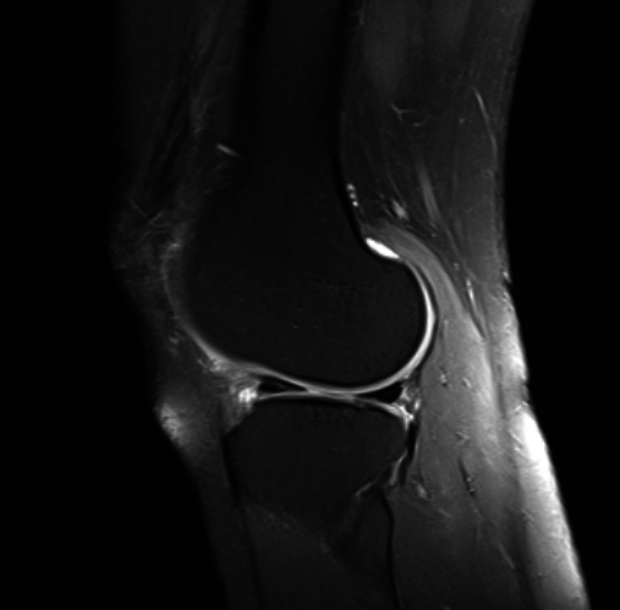
%> input picture test/5_c.png, 620 x 610 px
$ octave main_B_icom.m   (GNU Octave 9; MATLAB toolbox functions it lacks are replaced by stand-ins)
%> lines starting %> are read from the running program, lines starting %| are printed output that depends on the picture; in (x1, y1, x2, y2) boxes, pixels count from 0 and x2, y2 are one past the last pixel; in counts of white or black regions, pixels touching at a corner belong together; the program's own positions count from 1
### code_for_dicom/gray2rgb.m
function [I]=gray2rgb(Image)
[m n]=size(Image);
rgb=zeros(m,n,3);
rgb(:,:,1)=Image;
rgb(:,:,2)=rgb(:,:,1);
rgb(:,:,3)=rgb(:,:,1);
I=uint8((rgb/255)*255);
end


### FnTrackInit8.m
    function [GreenChannel,AreaTrackingWhite,AreaTrackingGray,Vs,AreaTrackingWhite2,VsModif,dilateEdge] = FnTrackInit8(LS,Property)

if(Property==1) % if the input is rgb image
  I=imresize(LS, 1);
  IG=I(:,:,2);
elseif(Property==2) % if the input is  grayscale image
  IG=LS;
elseif(Property==3) % if the input is rgb at interval [0..1]
  IG=uint8(LS*255);
end

% preprosesing
edgeRetina = edge(IG,'sobel',0.15);
% figure, imshow(edgeRetina);
se = strel('disk',5);
dilateEdge = imdilate(edgeRetina, se);

GreenChannel=IG;

% GreenChannel=adapthisteq(GreenChannel);

% IG=rgbImage;
[baris,kolom]=size(IG);
[counts,x] = imhist(IG,256);
bykPixel = baris*kolom;

% Initialization Tlow and Thigh base counting total pixel
TlowProsen = 0;
ThighProsen = 100;
jmlPixTlow = floor((TlowProsen/100)*bykPixel); % round don
jmlPixThigh = bykPixel - ceil((ThighProsen/100)*bykPixel); % round up

% count from front
jmlPix=0;
index1=1;
while(jmlPix<jmlPixTlow)
    jmlPix=jmlPix+counts(index1);
    index1=index1+1;
end
TlowI = x(index1);

% count from back
jmlPix=0;
index2=256;
while(jmlPix<jmlPixThigh)
    jmlPix=jmlPix+counts(index2);
    index2=index2-1;
end
ThighI = x(index2);

% Initialization matrix
IG_1=zeros(baris,kolom);
IG_2=IG;
IG_3=zeros(baris,kolom);

% subplot(2,4,4); imshow(IG_1); title('Chanel Vs (White)');

% Determine length of Vs
Vs=find(IG<=ThighI & IG>=TlowI); % Save index IG that satisfy find logic
elseVs1=find(IG<TlowI); % Save index IG that satisfy find logic
elseVs2=find(IG>ThighI); % Save index IG that satisfy find logic
IG_1(Vs)=IG_1(Vs)+1;

IG_2(elseVs1)=IG_2(elseVs1)*0;
IG_2(elseVs2)=IG_2(elseVs2)*0;

AreaTrackingWhite=IG_1;
AreaTrackingGray=IG_2;

VsModif=Vs;

IG_3(VsModif)=IG_3(VsModif)+1;
AreaTrackingWhite2=IG_3;

### code_for_dicom/FnTrack21.m
function [Cw Bw3 hslOp1 hslOp2 hslOp3 hslOp4 hslOp5] = FnTrack21(IG,Vs,dilateEdge,flag)

tic

[baris,kolom]=size(IG);
[m,n]=size(IG);
Cw=zeros(baris,kolom);

Ts=length(Vs);

% set value of T,k dan r
%%%%%%%%
%standard
 T=8;
% [6 lines of commented-out code are left out]
%%%%%%%%%%%%
r=1;

% Set with dynamic of W
InitScale=5;
Wstep=2;
FinScale=11;

% Set for waitbar
Counter=ceil(FinScale/InitScale)+1;
CounterLoop=0;

%hWB = waitbar(0,'Please wait...');

for W=InitScale:Wstep:FinScale
sprintf('W = %d%.3f%%',W)
w=(W-1)/2;

[MapQPikselAwal,VsBaru] = FnMapQ(IG,Vs,baris,kolom,w,T);

% Update value of confidence matrix from MapQPikselAwal
Cw(MapQPikselAwal)=Cw(MapQPikselAwal)+1;

% MapQPikselBaru called as new pixel tracking
% and VsBaru not used again, Cause already represented by process
% MapQPikselAwal
[MapQPikselBaru,VsBaru] = FnMapQ(IG,VsBaru,baris,kolom,w,T);

% Update value of confidence matrix from MapQPikselBaru
Cw(MapQPikselBaru)=Cw(MapQPikselBaru)+1;

CounterLoop=CounterLoop+1;
%waitbar(CounterLoop/Counter);

end

%close(hWB);
% delete(hWB);
t = toc/60

% map quantization
MapQ1=find(Cw>=fix(FinScale/InitScale));
MapQ2=find(Cw<fix(FinScale/InitScale));

% MapQ1=find(Cw==1);
% MapQ2=find(Cw==0);
Cw(MapQ1)=Cw(MapQ1)*0+1;
Cw(MapQ2)=Cw(MapQ2)*0;

% Save Result of line tracking
LineTracking=Cw;

Bw=Cw;

% postprosesing
%%%%%%%%%%%%%%(remove edge)%%%%%%%%%%%%%%%%%%%%%%%%%%%%%%%%%%%
BwTanpaEdge=zeros(m,n);
edgeRetinaPth = find(dilateEdge>0);
edgeRetinaHtm = find(dilateEdge<1);
BwTanpaEdge(edgeRetinaPth) = Bw(edgeRetinaPth)*0;
BwTanpaEdge(edgeRetinaHtm) = Bw(edgeRetinaHtm)*0+Bw(edgeRetinaHtm);

% -----------------(median filtering)-------------------
Bw2 = medfilt2(BwTanpaEdge);
% figure, imshow(Bw2);
% -----------------(morphological directional filtering)--
%%%%%%%%%%%angle 0 degree%%%%%%%%%%%%%%%%%%
lineln=3;
se = strel('line',lineln, 0);
hslOp1 = imopen(Bw2, se);

%%%%%%%%%%%angle 30 degree%%%%%%%%%%%%%%%%%%
se = strel('line',lineln, 30);
hslOp2 = imopen(Bw2, se);

%%%%%%%%%%%angle 60 degree%%%%%%%%%%%%%%%%%%
se = strel('line',lineln, 60);
hslOp3 = imopen(Bw2, se);

%%%%%%%%%%%angle 120 degree%%%%%%%%%%%%%%%%%%
se = strel('line',lineln, 120);
hslOp4 = imopen(Bw2, se);

%%%%%%%%%%%angle 150 degree%%%%%%%%%%%%%%%%%%
se = strel('line',lineln, 150);
hslOp5 = imopen(Bw2, se);

%%%%%%%%%%%%%OR%%%%%%%%%%%%%%%%%%%%%%%%%%%%
[brsHslOp,KolHslOp] = size(hslOp1);
hslOp = hslOp1+hslOp2+hslOp3+hslOp4+hslOp5;
% figure, imshow(hslOp);
se2 = strel('disk',2);
marker = imerode(hslOp, se2);
mask = hslOp;
Bw3 = imreconstruct(marker, mask);
%figure, imshow(Bw3);  title('Best Result Map Quantization Without Masking');

### code_for_dicom/Fnbac122cand.m
function bac1 = Fnbac122cand(IG,Vs,baris,kolom,penambahX,penambahY)

VLcalon=ones(length(Vs),1);

% convert Index to XY
[Vsx,Vsy] = Index2XY(Vs,baris);

bac1x=(VLcalon(:,1).*Vsx')+penambahX;
bac1y=(VLcalon(:,1).*Vsy')+penambahY;

% Looking Out of Index based x bac1 & y bac1
bac1xOutIndex=find(bac1x<1 | bac1x>baris);
bac1yOutIndex=find(bac1y<1 | bac1y>kolom);

% Merge Out of Index bac1xy
bac1xyOutIndex=union(bac1xOutIndex,bac1yOutIndex);

% Initialization value of bac1
bac1=VLcalon(:,1);

% convert XY to Index
bac1AllIndex = XY2Index(bac1x,bac1y,baris);

% Looking Out from result of convert XY to Index
bac1xyOutAllIndex=find(bac1AllIndex<1 | bac1AllIndex>(baris*kolom));

% To avoid Out Index
bac1AllIndex(bac1xyOutAllIndex)=(bac1AllIndex(bac1xyOutAllIndex)*0)+1;

% Count bac1
bac1=double(bac1).*double(IG(bac1AllIndex));
% bac1=round(bac1).*round(IG(bac1AllIndex));
bac1(bac1xyOutIndex)=bac1(bac1xyOutIndex)*0;

% Checking bac1 that containing 0
bac1NolIndex=find(bac1==0);
bac1Nol=bac1(bac1NolIndex);

### code_for_dicom/FnMapQ.m
function [MapQ,VsBaru] = FnMapQ(IG,Vs,baris,kolom,w,T)

% Count value of VL
[VL,VLmax,VLmaxIndex] = FnVL(IG,Vs,baris,kolom,w);

% [8 lines of commented-out code are left out]
penambah_teta_x=[1 -1 0 0 1 -1 1 -1];
penambah_teta_y=[0 0 1 -1 1 -1 -1 1];

% Find VL > T
maxVLIndex=find(VLmax>T);

% convert Index to XY
[Vsx,Vsy] = Index2XY(Vs,baris);

%================================================================
% VcxTerpilih1 & VcyTerpilih1 ( selected candidates, cause > T )
%================================================================
VcxTerpilih1=Vsx(maxVLIndex)';
VcyTerpilih1=Vsy(maxVLIndex)';

% Find element VcxTerpilih1 & VcyTerpilih1 that Out of Index
VcxTerpilih1OutIndex=find(VcxTerpilih1<1 | VcxTerpilih1>baris);
VcyTerpilih1OutIndex=find(VcyTerpilih1<1 | VcyTerpilih1>kolom);

VcxyTerpilih1OutIndex=union(VcxTerpilih1OutIndex,VcyTerpilih1OutIndex);

% Remove element VcxTerpilih1 & VcyTerpilih1 that Out Of Index
VcxTerpilih1(VcxyTerpilih1OutIndex)=[];
VcyTerpilih1(VcxyTerpilih1OutIndex)=[];

% convert XY to Index
MapQ = XY2Index(VcxTerpilih1,VcyTerpilih1,baris);

% update value of confidence matrix
% for Map Quatization
% Cw(MapQ)=Cw(MapQ)+1;
% Cw(MapQ00)=Cw(MapQ00)+1;

%================================================================
% VcxTerpilih2 & VcyTerpilih2 ( selected candidates by tracking )
%================================================================
VcxTerpilih2=Vsx(maxVLIndex)'+penambah_teta_x(VLmaxIndex(maxVLIndex))';
VcyTerpilih2=Vsy(maxVLIndex)'+penambah_teta_y(VLmaxIndex(maxVLIndex))';

% Find element VcxTerpilih2 & VcyTerpilih2 that Out of Index
VcxTerpilih2OutIndex=find(VcxTerpilih2<1 | VcxTerpilih2>baris);
VcyTerpilih2OutIndex=find(VcyTerpilih2<1 | VcyTerpilih2>kolom);

VcxyTerpilih2OutIndex=union(VcxTerpilih2OutIndex,VcyTerpilih2OutIndex);

% length(VcxyTerpilih2OutIndex)
%
% length(VcxTerpilih2)-length(VcxyTerpilih2OutIndex)

% Remove element VcxTerpilih2 & VcyTerpilih2 that Out Of Index
VcxTerpilih2(VcxyTerpilih2OutIndex)=[];
VcyTerpilih2(VcxyTerpilih2OutIndex)=[];

% convert XY to Index
VsBaru = XY2Index(VcxTerpilih2,VcyTerpilih2,baris);

### code_for_dicom/ccbasedth.m
function [outG outB] = ccbasedth(img,th)
%th is proportional to the size(no of pixel scaled to [0-255]) of the connected component;
CC = bwconncomp(img);
numPixels = cellfun(@numel,CC.PixelIdxList);
label = labelmatrix(CC);

[h w] = size(img);
pixelc=zeros(h,w);
for r=1:h
    for c=1:w
        if(label(r,c))
           pixelc(r,c) = numPixels(label(r,c));
        else

    end
end

maxC=max(max(pixelc));
NpixelC=pixelc/maxC*255;
outG=uint8(NpixelC)>=th;
outB1=uint8(NpixelC)<th;
outB2=uint8(NpixelC)>0.00001;
outB=and(outB1,outB2);
%imshow(out);
end

### code_for_dicom/FnVL.m
function [VL,VLmax,VLmaxIndex] = FnVL(IG,Vs,baris,kolom,w)

% [5 lines of commented-out code are left out]
VL=ones(length(Vs),8);

% for angle 0 degree
bac1 = Fnbac122cand(IG,Vs,baris,kolom,1,w);
bac2 = Fnbac122cand(IG,Vs,baris,kolom,1,-w);
cand = 2*Fnbac122cand(IG,Vs,baris,kolom,1,0);
VL(:,1)=bac1+bac2-cand;

% for angle 180 degree
bac1 = Fnbac122cand(IG,Vs,baris,kolom,-1,w);
bac2 = Fnbac122cand(IG,Vs,baris,kolom,-1,-w);
cand = 2*Fnbac122cand(IG,Vs,baris,kolom,-1,0);
VL(:,2)=bac1+bac2-cand;

% for angle 90 degree
bac1 = Fnbac122cand(IG,Vs,baris,kolom,w,1);
bac2 = Fnbac122cand(IG,Vs,baris,kolom,-w,1);
cand = 2*Fnbac122cand(IG,Vs,baris,kolom,0,1);
VL(:,3)=bac1+bac2-cand;

% for angle 270 degree
bac1 = Fnbac122cand(IG,Vs,baris,kolom,w,-1);
bac2 = Fnbac122cand(IG,Vs,baris,kolom,-w,-1);
cand = 2*Fnbac122cand(IG,Vs,baris,kolom,0,-1);
VL(:,4)=bac1+bac2-cand;

% for angle 45 degree
bac1 = Fnbac122cand(IG,Vs,baris,kolom,(1+w),(1-w));
bac2 = Fnbac122cand(IG,Vs,baris,kolom,(1-w),(1+w));
cand = 2*Fnbac122cand(IG,Vs,baris,kolom,1,1);
VL(:,5)=bac1+bac2-cand;

% for angle 225 degree
bac1 = Fnbac122cand(IG,Vs,baris,kolom,(w-1),-(1+w));
bac2 = Fnbac122cand(IG,Vs,baris,kolom,-(1+w),(w-1));
cand = 2*Fnbac122cand(IG,Vs,baris,kolom,-1,-1);
VL(:,6)=bac1+bac2-cand;

% for angle 315 degree
bac1 = Fnbac122cand(IG,Vs,baris,kolom,(1+w),(w-1));
bac2 = Fnbac122cand(IG,Vs,baris,kolom,(1-w),-(1+w));
cand = 2*Fnbac122cand(IG,Vs,baris,kolom,1,-1);
VL(:,7)=bac1+bac2-cand;

% for angle 135 degree
bac1 = Fnbac122cand(IG,Vs,baris,kolom,(w-1),(w+1));
bac2 = Fnbac122cand(IG,Vs,baris,kolom,-(1+w),(1-w));
cand = 2*Fnbac122cand(IG,Vs,baris,kolom,-1,1);
VL(:,8)=bac1+bac2-cand;

% Looking VLmax and index
[VLmax,VLmaxIndex]=max(VL');

### code_for_dicom/Index2XY.m
function [Vsx,Vsy] = Index2XY(Vs,baris)

Vsx=mod(Vs,baris)';
VsxIndex=find(Vsx==0);
Vsx(VsxIndex)=Vsx(VsxIndex)+baris;

Vsy=ceil(Vs/baris)';

### code_for_dicom/XY2Index.m
function Vs = XY2Index(Vsx,Vsy,baris)
Vs=Vsy*baris + Vsx - baris;

### code_for_dicom/main_B_icom.m
% main function ll work for both RGB and grey scale image
clear all
roi1 = imread('E:\summers 2016\Project\code_dhruv\test\5_c.png');%actual img
%> roi1 is the input picture: size 610x620 uint8; min 0, max 255, mean 20.5
%roi = imread('../../data/7_n.png');%Inverted img
roi = 255-roi1;
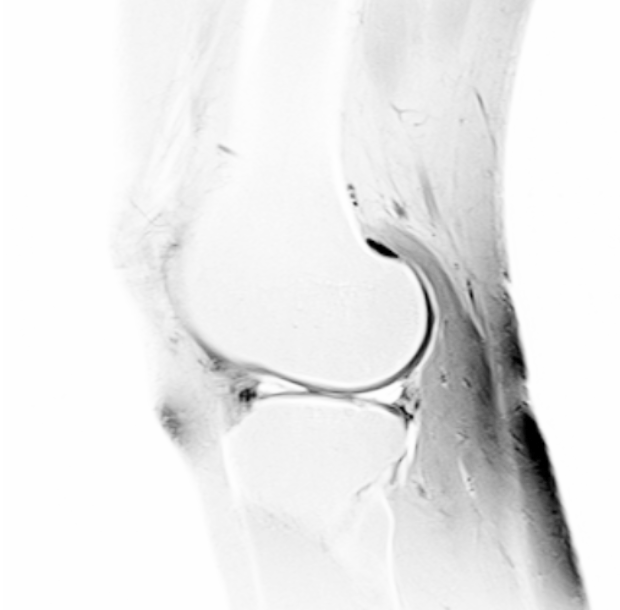
%> roi: size 610x620 uint8; min 0, max 255, mean 234.5
oname='E:\summers 2016\Project\code_dhruv\test\5_c_p.png';
close all;


up=220;
down=180;
left=300;
right=300;

I=roi;
I=roi(up:size(roi,1)-down,left:size(roi,2)-right);% original image is clipped from borders (50-20 pixels) into a2 itself
II=roi1;
II=roi1(up:size(roi1,1)-down,left:size(roi1,2)-right);% original image is clipped from borders (50-20 pixels) into a2 itself
Bmask=II>100; %imshow(Bmask)
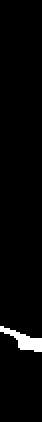
%> Bmask: size 211x21 logical (shown 2 times larger); 2.6% white; 1 white region, box (x1, y1, x2, y2) and area: (0, 163, 21, 176) 115
% [7 lines of commented-out code are left out]
if(size(I,3)==4)
    I(:,:,4)=[]; % convert to I = [MxNx3]
end

% if I = [MxN]
if(size(I,3)    ==1)
    [I]=gray2rgb(I); % convert to I = [MxNx3]
%> I: size 211x21x3 uint8
%     figure;imshow(I);
end
%filter
h = fspecial('gaussian', [5 5], 1);
I=imfilter(I,h);
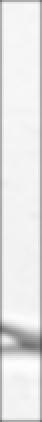
%> I: size 211x21x3 uint8 (shown 2 times larger); min 93, max 254, mean 230

[GC,ATW,ATG,Vs,ATW2,VsM,dilateEdge] = FnTrackInit8(I,1);
%> in FnTrackInit8, `edgeRetina = edge(IG,'sobel',0.15);`: edgeRetina: size 211x21 logical; 0.34% white in thin lines or dots
%> in FnTrackInit8, `dilateEdge = imdilate(edgeRetina, se);`:
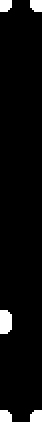
%> dilateEdge: size 211x21 logical (shown 2 times larger); 4.5% white; 5 white regions, box (x1, y1, x2, y2) and area: (0, 155, 6, 167) 66, (0, 0, 6, 6) 33, (15, 0, 21, 6) 33, (0, 205, 6, 211) 33, (15, 205, 21, 211) 33
%> in FnTrackInit8, `[counts,x] = imhist(IG,256);`: counts = 256 values, max 672 at index 244, min 0 at index 1, mean 17.31; x = 256 values from 0 to 255
%> after the loop in FnTrackInit8, `while(jmlPix<jmlPixTlow)`: index1 = 1; jmlPix = 0
%> after the loop in FnTrackInit8, `while(jmlPix<jmlPixThigh)`: index2 = 256
%> in FnTrackInit8, `ThighI = x(index2);`: ThighI = 255
%> in FnTrackInit8, `Vs=find(IG<=ThighI & IG>=TlowI);`: Vs = 4431 values from 1 to 4431
%> in FnTrackInit8, `elseVs1=find(IG<TlowI);`: elseVs1 = []
%> in FnTrackInit8, `VsModif=Vs;`: VsModif = 4431 values from 1 to 4431
%> ATW: size 211x21 double; every value is 1
%> Vs = 4431 values from 1 to 4431; VsM = 4431 values from 1 to 4431

% change the value of T(threhold) decrease or increase in FnTrack21() function for more or less edges

[LT Final A B C D E]  = FnTrack21(GC,VsM,dilateEdge);
%> the loop in FnTrack21, `for W=InitScale:Wstep:FinScale` made 4 passes
%> after the loop in FnTrack21, `for W=InitScale:Wstep:FinScale`: CounterLoop = 4; MapQPikselBaru = 355 values, max 4201 at index 342, min 162 at index 4, mean 2263.5
%> in FnTrack21, `MapQ1=find(Cw>=fix(FinScale/InitScale));`: MapQ1 = 798 values from 1 to 4431
%> in FnTrack21, `MapQ2=find(Cw<fix(FinScale/InitScale));`: MapQ2 = 3633 values from 213 to 4219
%> in FnTrack21, `edgeRetinaPth = find(dilateEdge>0);`: edgeRetinaPth = 198 values from 1 to 4431
%> in FnTrack21, `edgeRetinaHtm = find(dilateEdge<1);`: edgeRetinaHtm = 4233 values from 7 to 4425
%> in FnTrack21, `BwTanpaEdge(edgeRetinaPth) = Bw(edgeRetinaPth)*0;`: BwTanpaEdge: size 211x21 double; every value is 0
%> LT: size 211x21 double; values 0 (black) and 1 (white), 18% white; 2 white regions (1 under 20 px), largest, box (x1, y1, x2, y2) and area: (0, 0, 21, 211) 789
%> A: size 211x21 double; values 0 (black) and 1 (white), 7.3% white; 5 white regions (3 under 20 px), largest, box (x1, y1, x2, y2) and area: (0, 163, 21, 178) 231, (5, 186, 21, 193) 70
%> C: size 211x21 double; values 0 (black) and 1 (white), 7.1% white; 5 white regions (3 under 20 px), largest, box (x1, y1, x2, y2) and area: (0, 163, 21, 179) 232, (6, 186, 16, 193) 54

imshow(LT, [])
%I1 = edge(rgb2gray(I),'canny');

nhood1=ones(2);
se0=strel(nhood1);
%se1=strel(nhood1);
se1=strel('disk',4);

%nhood2=ones(1);
%se2=strel(nhood2);
se2=strel('disk',2);

LT=imerode(LT,se1);
%> LT: size 211x21 double; values 0 (black) and 1 (white), 1.5% white; 1 white region, box (x1, y1, x2, y2) and area: (6, 166, 21, 175) 68
LT=imdilate(LT,se2);
%> LT: size 211x21 double; values 0 (black) and 1 (white), 3.3% white; 1 white region, box (x1, y1, x2, y2) and area: (4, 164, 21, 177) 148
LT=imdilate(LT,se0);
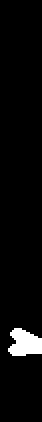
%> LT: size 211x21 double (shown 2 times larger); values 0 (black) and 1 (white), 3.9% white; 1 white region, box (x1, y1, x2, y2) and area: (4, 164, 21, 178) 174

LT=ccbasedth(LT,255);
%> in ccbasedth, `CC = bwconncomp(img);`: CC = 1 connected component
%> in ccbasedth, `numPixels = cellfun(@numel,CC.PixelIdxList);`: numPixels = 174
%LT1=ccbasedth(I1,50);

IIc=II;
%IIc(:,:,1)=II;
%IIc(:,:,2)=II;
%IIc(:,:,3)=II;


h1=figure;
hold on;
subplot(2,2,1);imshow(IIc);title('Original Image')
subplot(2,2,2);imshow(I);title('Inverted Image')
subplot(2,2,3);imshow (LT);title('Detected Region')

%b=rgb2gray(I).*uint8(LT);
%LTc=~LT;

LTc=LT.*Bmask;
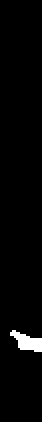
%> LTc: size 211x21 double (shown 2 times larger); values 0 (black) and 1 (white), 2.2% white; 1 white region, box (x1, y1, x2, y2) and area: (5, 165, 21, 176) 99

LTc=ccbasedth(LTc,200);
LTc=~LTc;

% [6 lines of commented-out code are left out]


b(:,:,2)=IIc;
b(:,:,1)=IIc.*uint8(LTc);
b(:,:,3)=IIc;

% [5 lines of commented-out code are left out]

subplot(2,2,4);imshow (b);title('Overlayed on Original')
%> after `imshow (b)`:
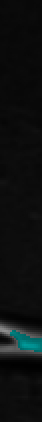
%> displayed picture: size 211x21x3, on the screen's scale of 0 to 255 (shown 2 times larger); mean R, G, B 13.5, 16.1, 16.1
hold off;
ROI=getframe(gca);
saveas(h1,oname);
%figure;
%imshow (LT1);

$ run again, with test/2_c.png copied over test/5_c.png
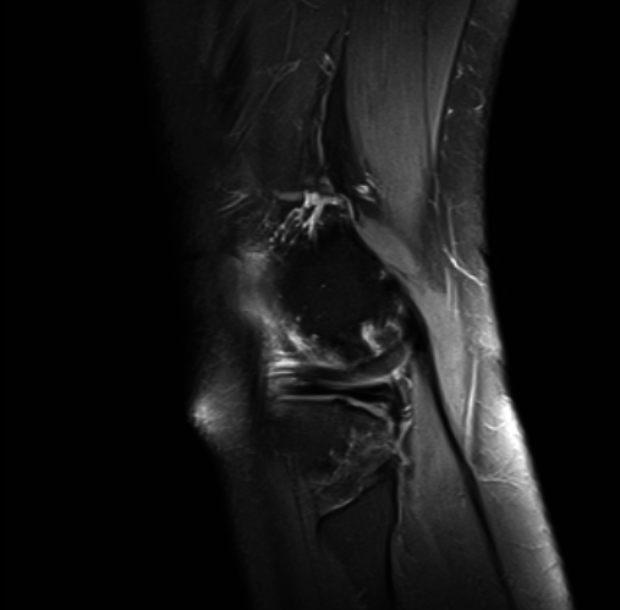
%> input picture test/2_c.png, 620 x 610 px
%> roi1 is the input picture: size 610x620 uint8; min 0, max 255, mean 22.1
%> Bmask: size 211x21 logical; 4% white; 4 white regions (2 under 20 px), largest, box (x1, y1, x2, y2) and area: (4, 0, 16, 14) 86, (0, 117, 11, 132) 83
%> edgeRetina: size 211x21 logical; 0.29% white in thin lines or dots, all inside (x1, y1, x2, y2) = (1, 97, 20, 210)
%> dilateEdge: size 211x21 logical; 4.2% white; 3 white regions, box (x1, y1, x2, y2) and area: (0, 93, 6, 114) 120, (0, 205, 6, 211) 33, (15, 205, 21, 211) 33
%> counts = 256 values, max 365 at index 243, min 0 at index 1, mean 17.31; x = 256 values from 0 to 255
%> after the loop in FnTrackInit8, `while(jmlPix<jmlPixTlow)`: index1 = 1; jmlPix = 0
%> after the loop in FnTrackInit8, `while(jmlPix<jmlPixThigh)`: index2 = 256
%> ThighI = 255
%> in FnTrackInit8, `Vs=find(IG<=ThighI & IG>=TlowI);`: Vs = 4431 values from 1 to 4431
%> elseVs1 = []
%> VsModif = 4431 values from 1 to 4431
%> ATW: size 211x21 double; every value is 1
%> the loop in FnTrack21, `for W=InitScale:Wstep:FinScale` made 4 passes
%> after the loop in FnTrack21, `for W=InitScale:Wstep:FinScale`: CounterLoop = 4; MapQPikselBaru = 1107 values, max 4382 at index 1098, min 98 at index 5, mean 2158.8
%> MapQ1 = 1599 values from 1 to 4431
%> MapQ2 = 2832 values from 213 to 4219
%> edgeRetinaPth = 186 values from 94 to 4431
%> edgeRetinaHtm = 4245 values from 1 to 4425
%> BwTanpaEdge: size 211x21 double; every value is 0
%> A: size 211x21 double; values 0 (black) and 1 (white), 27% white; 10 white regions (4 under 20 px), largest, box (x1, y1, x2, y2) and area: (0, 113, 21, 148) 524, (0, 0, 20, 31) 323, (0, 175, 21, 182) 133, (0, 160, 21, 167) 108, (1, 186, 10, 192) 35, (3, 86, 10, 91) 28
%> C: size 211x21 double; values 0 (black) and 1 (white), 27.4% white; 11 white regions (5 under 20 px), largest, box (x1, y1, x2, y2) and area: (0, 113, 21, 148) 529, (0, 0, 20, 31) 328, (0, 175, 21, 183) 137, (0, 159, 21, 168) 112, (4, 186, 10, 193) 30, (4, 86, 10, 92) 28
%> CC = 4 connected components
%> numPixels = [285 181 72 61]
%> in ccbasedth, `label = labelmatrix(CC);`:
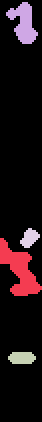
%> label: size 211x21 uint8 (shown 2 times larger); 5 distinct labels, from 0 to 4; one colour per label, 0 black
%> the loop in ccbasedth, `for r=1:h` made 211 passes
%> maxC on passes 1 to 3: 0, 181, 181
%> label: size 211x21 uint8; 3 distinct labels, from 0 to 2
%> `imshow (b)`:
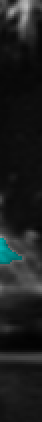
%> displayed picture: size 211x21x3, on the screen's scale of 0 to 255 (shown 2 times larger); mean R, G, B 28.3, 30.7, 30.7
